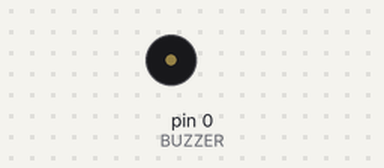
Bench run of a sketch on a simulated Arduino Uno, built with avr-gcc and run on an emulated ATmega328P. Shown: buzzer (waves = sounding, pin HIGH).

Above: at 2.4 s.
At 4.97 s:
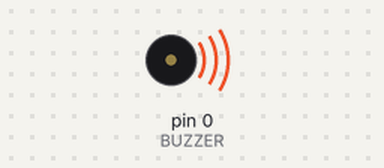
Timing chart, 0 to 6.5 s (numbered marks = the images above):
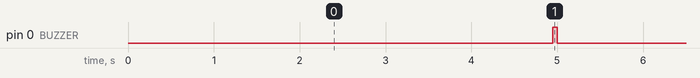

Measured:
- by itself, pin 0 (BUZZER): alternates HIGH for 0.05 s and LOW for 5.0 s

The sketch:

playingWithBuzzer.ino
```cpp
#define BUZZER 0
#define BUZZER_SOUND HIGH
#define BUZZER_SILENT LOW
#define MAINT_MODE_BEEP_INTERVAL 3000
#define MAINT_MODE_BUTTON 4

long MaintModeBeepMillis = 0;
int BuzzerState = BUZZER_SILENT;


// put your setup code here, to run once:
void setup() {
  pinMode(BUZZER, OUTPUT);
}

void loop() {
  // Get current clock
  unsigned long currentMillis = millis();

  if ((BuzzerState == BUZZER_SILENT) && (currentMillis - MaintModeBeepMillis >= 4950)) {
    MaintModeBeepMillis = currentMillis;

    BuzzerState = BUZZER_SOUND;
    digitalWrite(BUZZER, BuzzerState);
  } else if ((BuzzerState == BUZZER_SOUND) && (currentMillis - MaintModeBeepMillis >= 50)) {
    MaintModeBeepMillis = currentMillis;

    BuzzerState = BUZZER_SILENT;
    digitalWrite(BUZZER, BuzzerState);
  }
  /*
  if (currentMillis - MaintModeBeepMillis > MAINT_MODE_BEEP_INTERVAL) {
    MaintModeBeepMillis = currentMillis;
    if (BuzzerState == BUZZER_SILENT)
      BuzzerState = BUZZER_SOUND;
    else
      BuzzerState = BUZZER_SILENT;

    digitalWrite(BUZZER, BuzzerState);


  }*/

}
```
